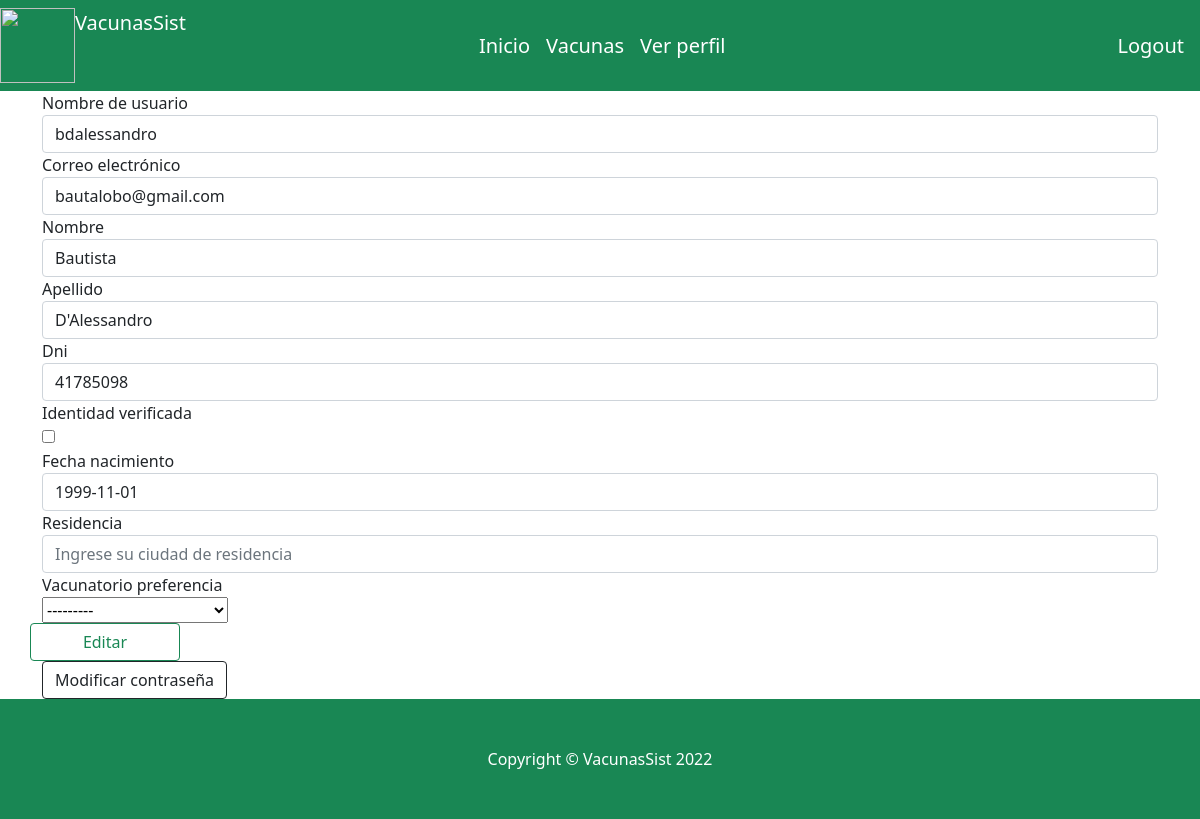
/verPerfil (signed in), run on an earlier commit of the app's database.
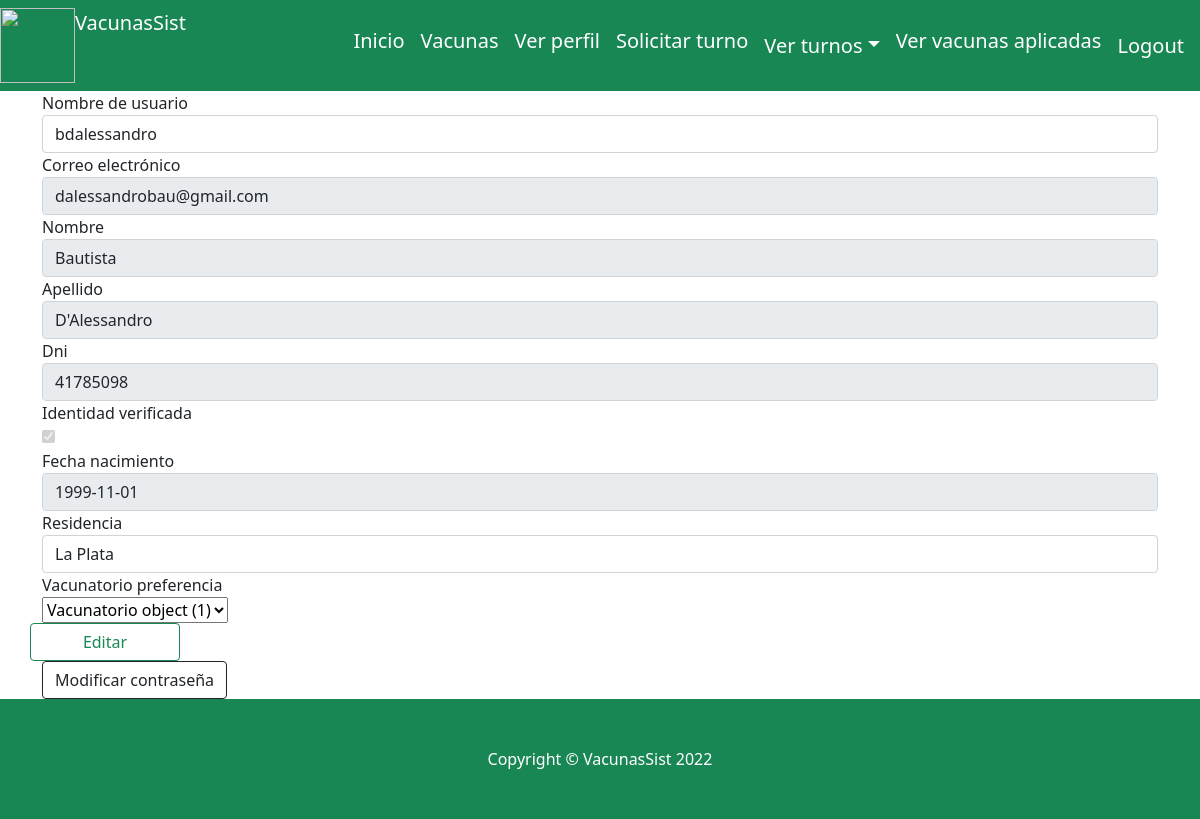
And on a later commit of the database.
### website/models.py (models this page shows)
class Usuario(AbstractBaseUser):
    username =models.CharField('Nombre de usuario', unique=True, max_length=100)
    email = models.EmailField('Correo electrónico', max_length=254, unique=True)
    nombre = models.CharField('Nombre', max_length=254)
    apellido = models.CharField('apellido', max_length=254)
    dni=models.IntegerField(help_text="DNI de la persona", unique=True)
    fecha_nacimiento= models.DateField(help_text="Fecha de nacimiento de la persona")
    residencia = models.TextField(help_text="Descripción de la tarea", null=True)
    vacunatorio_preferencia =models.ForeignKey(Vacunatorio, on_delete=models.CASCADE,null=True)
    fecha_creacion = models.DateTimeField(auto_now_add=True)
    identidad_verificada=models.BooleanField(default=False)
    usuario_activo= models.BooleanField(default=True)
    usuario_administrador = models.BooleanField(default=False)
    objects= UsuarioManager()
    USERNAME_FIELD = 'username'
    REQUIRED_FIELDS = ['email','nombre', 'apellido','dni', 'fecha_nacimiento']

### website/views.py (the view)
# urls.py: path('verPerfil', views.verPerfil, name="verPerfil"),
def verPerfil(request):
    id_usuario=request.user.id
    try:
        usuario= Usuario.objects.get(id=id_usuario)
        if request.method=="POST":
            print('entre al post y creo form')
            usuario_form =UpdateUsuarioForm(request.POST, instance = usuario)
            if usuario_form.is_valid():
                try:
                    usuario_form.save()
                    print('en guardar datos')
                    messages.success(request, 'Perfil actualizado correctamente')
                    return redirect('index')
                except Exception as e:
                    print(repr(e))
                    messages.error(request, 'Su perfil no se ha actualizado.')
        else:
            print('no entre al post y creo form')
            usuario_form=UpdateUsuarioForm(instance = usuario)
            print('form')
            usuario_form=usuario_form.deshabilitarCampos(usuario.identidad_verificada)
        return render(request, "website/verPerfil.html",{ 'usuario_form':usuario_form})
    except Exception as e:
            print(repr(e))

### website/forms.py (called while the page is built)
    def deshabilitarCampos(self, identidad):
        if identidad:
            print(' if verificado')
            self.fields['identidad_verificada'].widget.attrs.update({'disabled': True})
            self.fields['dni'].widget.attrs.update({'readonly': True})
            self.fields['email'].widget.attrs.update({'readonly': True})
            self.fields['fecha_nacimiento'].widget.attrs.update({'readonly': True})
            self.fields['nombre'].widget.attrs.update({'readonly': True})
            self.fields['apellido'].widget.attrs.update({'readonly': True})
        return self

### website/templates/website/verPerfil.html (shortened to what this page needs)
{% extends "website/layout.html" %}
{% block body %}
<div class="container">
  <div class="row">
    <div class="col">
        <form action="" method="post" enctype=multipart/form-data>
            <table>
                <div class="row form-group">
                    <div> {{ usuario_form.username.label }}</div>
                    <div> {{ usuario_form.username }}</div>
                </div>
                <div class="row form-group">
                    <div> {{ usuario_form.email.label }}</div>
                    <div> {{ usuario_form.email }}</div>
                </div>
                <div class="row form-group">
                    <div> {{ usuario_form.nombre.label }}</div>
                    <div> {{ usuario_form.nombre }}</div>
                </div>
                <div class="row form-group">
                    <div> {{ usuario_form.apellido.label }}</div>
                    <div> {{ usuario_form.apellido }}</div>
                </div>
                <div class="row form-group">
                    <div> {{ usuario_form.dni.label }}</div>
                    <div> {{ usuario_form.dni }}</div>
                </div>
                <div class="row form-group">
                    <div> {{ usuario_form.identidad_verificada.label }}</div>
                    <div> {{ usuario_form.identidad_verificada }}</div>
                </div>
                <div class="row form-group">
                    <div> {{ usuario_form.fecha_nacimiento.label }}</div>
                    <div> {{ usuario_form.fecha_nacimiento }}</div>
                </div>
                <div class="row form-group">
                    <div> {{ usuario_form.residencia.label }}</div>
                    <div> {{ usuario_form.residencia }}</div>
                </div>
                <div class="row form-group">
                    <div> {{ usuario_form.vacunatorio_preferencia.label }}</div>
                    <div> {{ usuario_form.vacunatorio_preferencia }}</div>
                </div>
                <div class="row form-group">
                    <input  class="btn btn-outline-success"  type="submit" value="Editar" style="width: 150px;">
                    <div class="nav-item"><a class="btn btn-outline-dark mt-auto" href="{% url 'modificar_password' %}">Modificar contraseña</a></div>
                </div>
            </table>
        </form>
    </div>
    </div>
  </div>
 {% endblock %}

What changed in the data, as far as the page shows it:
changed Usuario "bdalessandro": email "bautalobo@gmail.com" → "dalessandrobau@gmail.com"; identidad_verificada "☐" → "☑"; residencia (not shown) → "La Plata"; vacunatorio_preferencia "---------" → "Vacunatorio object (1)"
Also different on the page:
text now shown: "Solicitar turno Ver turnos Ver vacunas aplicadas"
